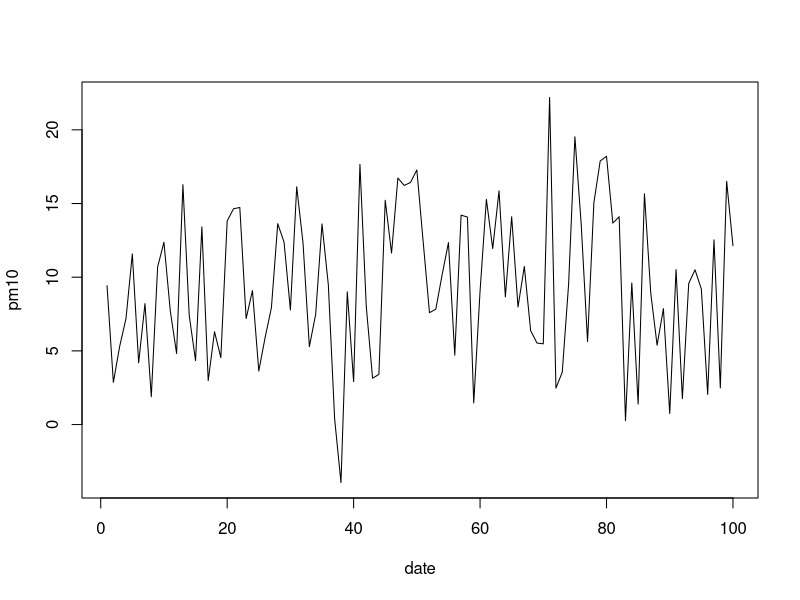
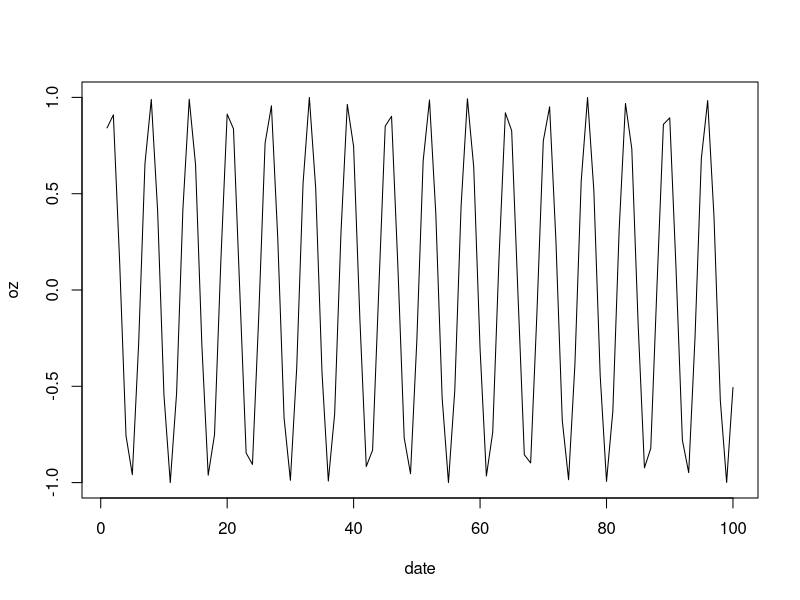
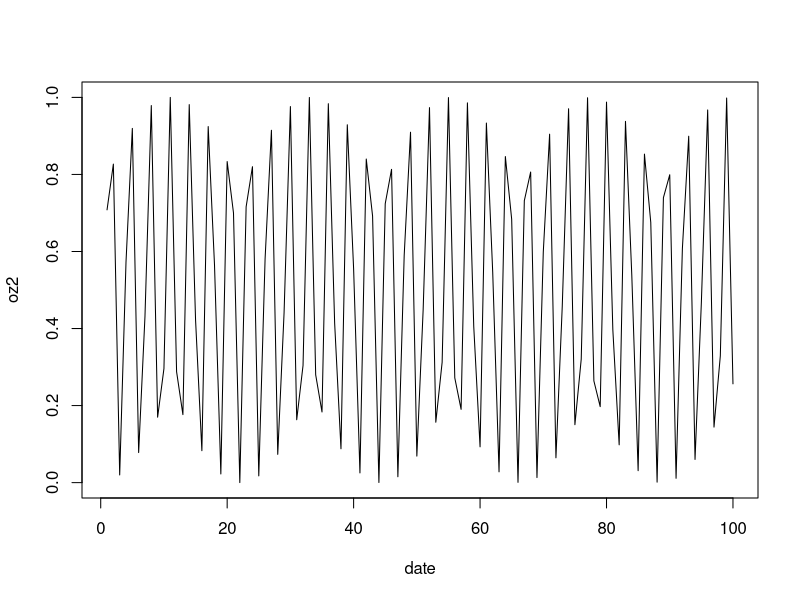
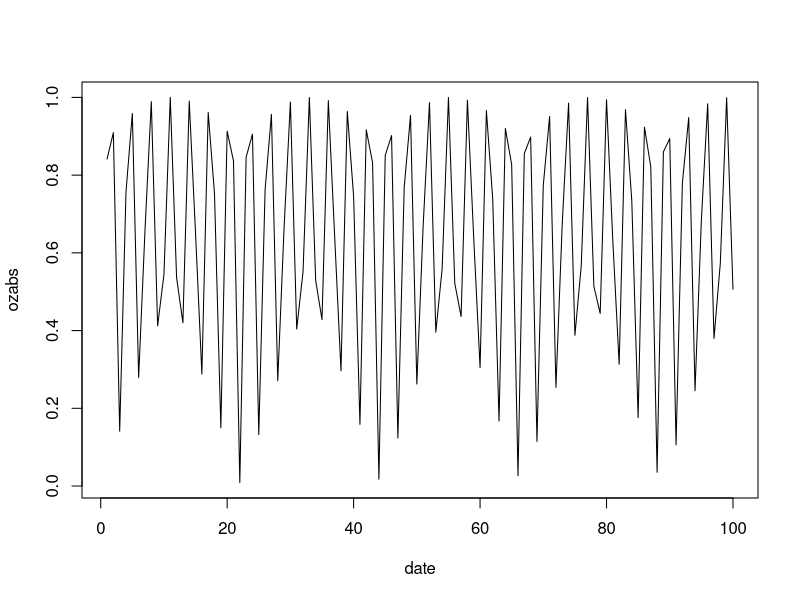
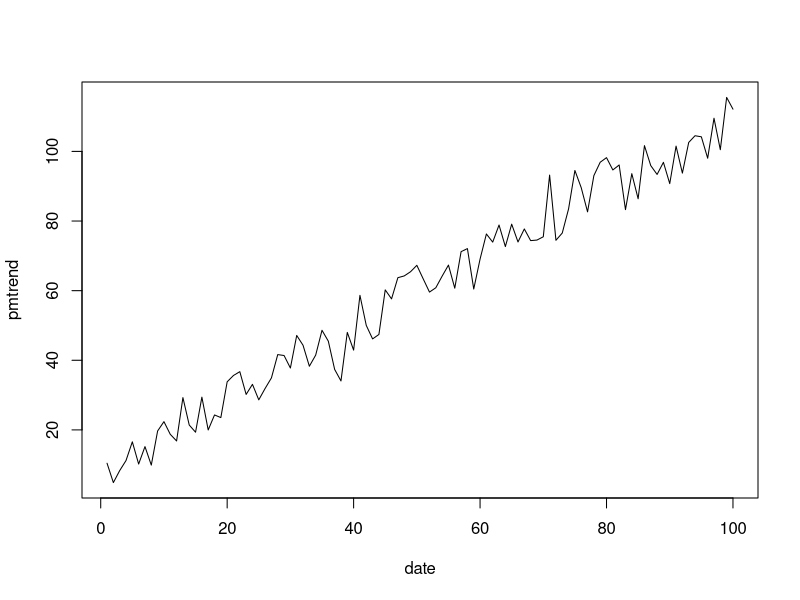
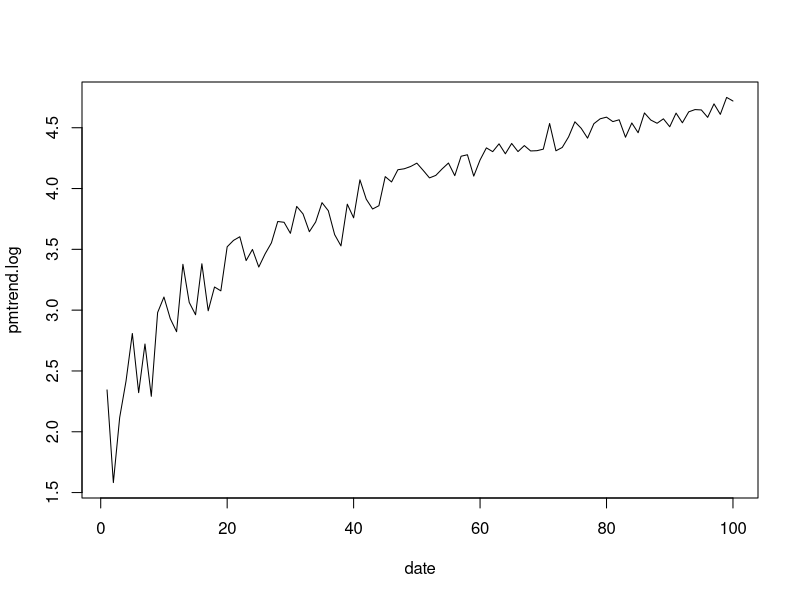
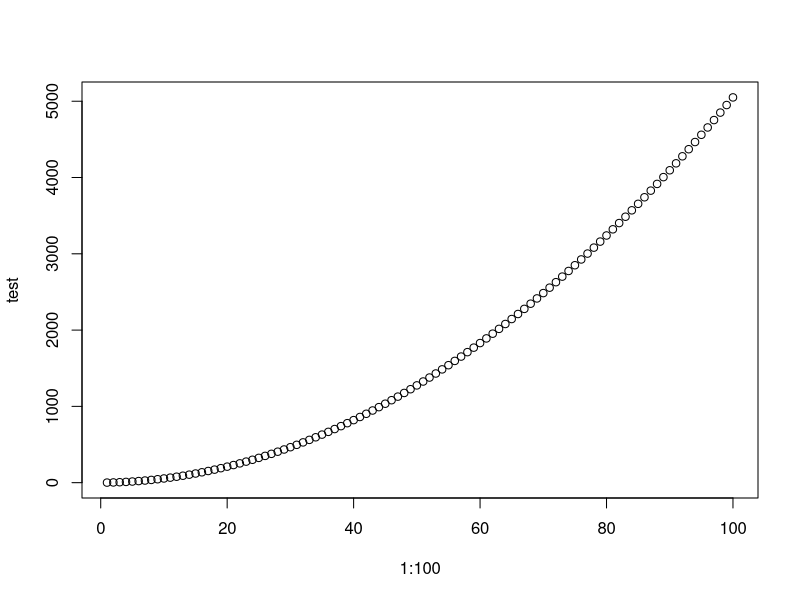

Generate these figures, in order, with R:
## ---- chunk 1
a <-1
b <-2
c <- -1

a*b+c
## ---- chunk 2
student_a_age  <- 43
student_a_name <- '윤진하'
student_a_pass <- FALSE
## ---- chunk 3
student_all_age <- c(24, 31, 40, 16)
student_all_age
## ---- chunk 4
max(student_all_age)
length(student_all_age)
student_all_name <- c('영희', '철수', '은미', '재석')
summary(student_all_name)
student_all_class <- c('group1','group2', 'group1', 'group2' )
summary(student_all_class)
## ---- chunk 5
student_all_group <-factor(c('group1','group2', 'group1', 'group2' ))
summary(student_all_group)
## ---- chunk 6
tapply(student_all_age, student_all_group, mean)
## ---- chunk 7
A2 = matrix( 
     c(1, 2, 3, 4, 5, 6, 7, 8),  # 값 
     nrow=4,                     # 행 갯수
     ncol=2,                     # 열 갯수
     byrow = TRUE)               # 행을 기준으로 순서대로
A2 # 출력
## ---- chunk 8
dspub_class <- data.frame(
  'name'  = student_all_name, 
  'age'   = student_all_age,
  'group' = student_all_group
)
dspub_class
## ---- chunk 9
#install.packages("tidyverse")
library(tidyverse)
## ---- chunk 10
dspub_class %>%
  group_by(group) %>%
  summarize(avg = mean(age))

## ---- chunk 11
homework1 <- dspub_class %>%
  group_by(group) %>%
  mutate(avg_age = mean(age))
homework2 <- dspub_class %>%
  group_by(group) %>%
  mutate(max_age = max(age))
## ---- chunk 12
homework1
homework2
## ---- chunk 13
second_week_dspub <-
  list(
       student_all_age,
       student_all_class,
       student_all_group,
       student_all_name,
       dspub_class, 
       homework1,
       homework2
       )
second_week_dspub
## ---- chunk 14
second_week_dspub[[7]]
## ---- chunk 15
pm10 = rnorm(n=100, mean = 10, sd = 5) # 평균이 10이고 표준편차가 5인 100개의 랜덤 변수를 pm10 이라고 가정하자
date= rep(1:100)  # 1일부터 100까지의 시간이 있다고 해보자
plot(x=date, y=pm10, type = "l") # "l" line 형식으로 그려보았다. 

oz = sin(date) # 오존은 시간에 따라 햇빛이 있을 때 높게 올라간다. sine 함수를 따른다고 가정해 보자
plot(x=date, y = oz, type = "l") # 
oz2 = oz**2 # -값을 갖는 것은 좀 이상하다. 제곱을 통해 변경해 보자
plot(x=date, y = oz2, type = "l") # 
ozabs = abs(oz) # 접곱보다 절대 값이 어떨까?
plot(x=date, y = ozabs, type = "l") # 
pmtrend = pm10 + date  # 시간에 따라 pm10 농도가 올라간다고 가정해 보자
plot(x=date, y = pmtrend, type="l")
pmtrend.log = log(pmtrend) # 로그 값을 넣어보자. 특별한 의미는 없이 함수에 대한 실습이다. 
plot(x=date, y = pmtrend.log, type="l") #
## ---- chunk 16
nums<- 1
if (nums <5) {
        chars = 'A'
} else{
        chars = 'B'
}
chars

## ---- chunk 17
nums <- 6
if (nums <5) {
        chars = 'A'
} else{
        chars = 'B'
}
chars
## ---- chunk 18
a<-round(rnorm(10)*10)
a
tab <- ifelse(a>0, '양수', '음수')
tab
data.frame(a, tab)
## ---- chunk 19
new.var <- c(1, 2, NA)
is.na(new.var)
any(is.na(new.var))
all(is.na(new.var))
## ---- chunk 20
head(iris)
table(iris$Species)
max(iris$Sepal.Length)
max.length <- which.max(iris$Sepal.Length)
iris$Species[max.length]
## ---- chunk 21
min(iris$Sepal.Length)
min.length <- which.min(iris$Sepal.Length)
iris$Species[min.length]
## ---- chunk 22
addtive.function = function(x, y ){
  x + y
}
## ---- chunk 23
addtive.function(100, 2)
## ---- chunk 24
abs.function= function(x, y ){
  #--#
}
## ---- chunk 25
my_vector<- 1:50
avg <- function(x){
        sum(x)/length(x)
}
avg(my_vector)
## ---- chunk 26

tabs <- function(x){
        data.frame( '평균'      = mean(x), 
                    '변수갯수'  = length(x), 
                    '최고값'    = max(x), 
                    '최저값'    = min(x)
        )
}

tabs(my_vector)
## ---- chunk 27
avg <- function(x, arithmetic = TRUE){
  n <- length(x)
  ifelse(arithmetic, sum(x)/n, prod(x)^(1/n))
}
## ---- chunk 28
c('1a', '2a', '10a') # 이렇게 해보는 것도 좋지만
## ---- chunk 29
for (i in 1:10){
  print(paste0(i, 'a'))
}
## ---- chunk 30
paste0(1:10, "a")
## ---- chunk 31
compute <- function(n){ sum(1:n)}
compute(10)

test <-c()
for (n in 1:100){
  test[n] <- compute(n)
}

plot(1:100, test)
## ---- chunk 32
n2 <- c(1:9*2)
n3 <- c(1:9*3)
n2*n3

## ---- chunk 33
new.function<-function(n2){
  c(1:9*2) * c(1:9*n2)
}

new.function( 4)
## ---- chunk 34
sapply(1:9, new.function)
## ---- chunk 35
data("iris")
## ---- chunk 36
library(tidyverse)
iris %>% head()
## ---- chunk 37
iris[1, 2]
## ---- chunk 38
iris[1, ] 
## ---- chunk 39
iris[ , 1] %>% head()
## ---- chunk 40
iris[1, c(1, 3)]
## ---- chunk 41
iris[1, "Sepal.Width"]

## ---- chunk 42
iris[c(1, 3), c(1, 2)]

## ---- chunk 43
iris_num=iris[, c(1:4)] # Species 를 제외한 나머지 변수만 선정
iris_num=iris %>% select(1:4) # tidyverse를 통해 같은 결과 사용
# 아래와 같인 평균, sd 를 구했습니다.
iris_num %>% pull(Sepal.Length) %>% mean()
iris_num %>% pull(Sepal.Width)  %>% mean()
iris_num %>% pull(Petal.Length) %>% mean()
iris_num %>% pull(Petal.Width)  %>% mean()
iris_num %>% pull(Sepal.Length) %>% sd()
iris_num %>% pull(Sepal.Width)  %>% sd()
iris_num %>% pull(Petal.Length) %>% sd()
iris_num %>% pull(Petal.Width)  %>% sd()
## ---- chunk 44
apply(iris_num, 2, mean)
lapply(iris_num, mean)
sapply(iris_num, mean)
## ---- chunk 45
stat_smry = function(x){
  list(
    mean  =mean(x), 
    median=median(x), 
    std   = sd(x)
  )
}
## ---- chunk 46
sapply(iris_num, stat_smry)
## ---- chunk 47
tt = lapply(iris_num, stat_smry)
## ---- chunk 48
names(tt) # 각 반복된 요인 이름
tt[[1]]   # 첫번째 여기서는 "Sepal.Length"에대한 값
do.call(rbind, tt) # 정리된 모양
